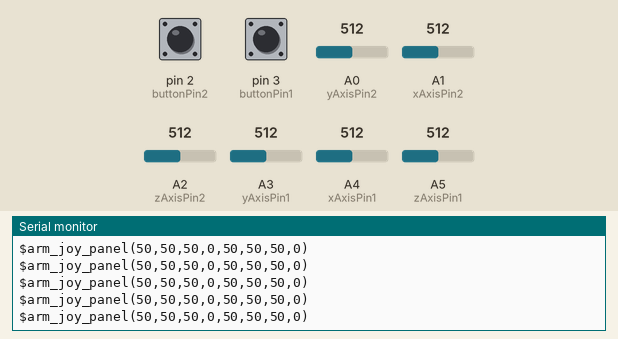
This sketch was run on a simulated Arduino Uno, built with avr-gcc and run on an emulated ATmega328P. Parts: the last lines printed to the serial monitor. The inputs (shaded band) are chosen by the test bench; at power-on: A0 (yAxisPin2) = 512, A1 (xAxisPin2) = 512, A2 (zAxisPin2) = 512, pin 2 (buttonPin2) HIGH, pin 3 (buttonPin1) HIGH, A3 (yAxisPin1) = 512, A4 (xAxisPin1) = 512, A5 (zAxisPin1) = 512.

Above: at 1.2 s.
1.3 s: A0 (yAxisPin2) set to 87
At 2.2 s:
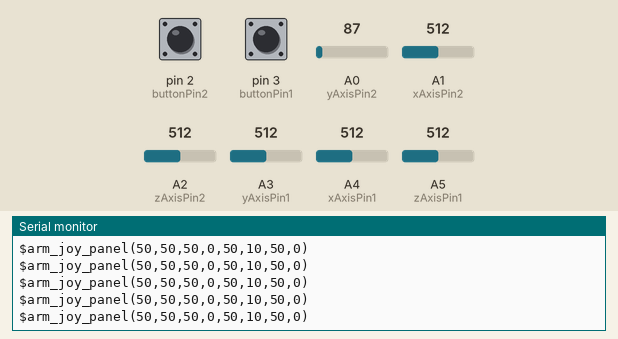
4.3 s: A0 (yAxisPin2) set to 77
At 5.4 s:
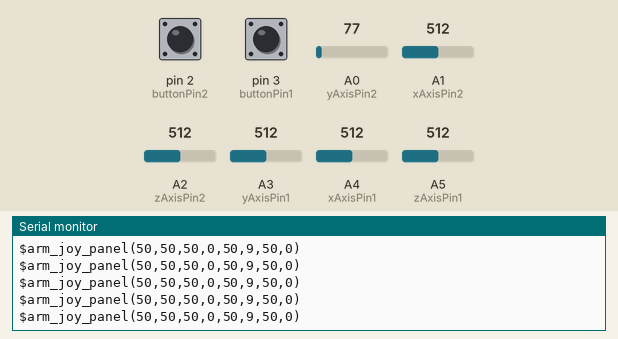
7.3 s: A1 (xAxisPin2) set to 90
At 8.3 s:
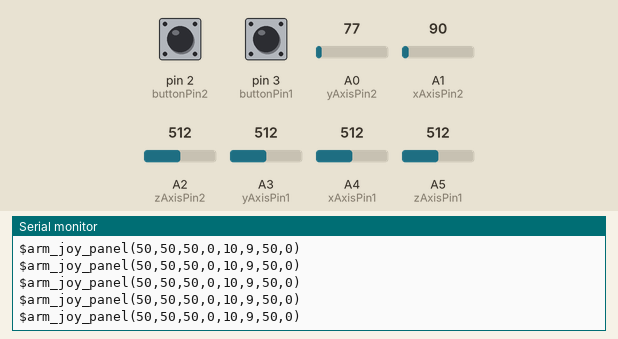
10.3 s: A1 (xAxisPin2) set to 77
At 11.0 s:
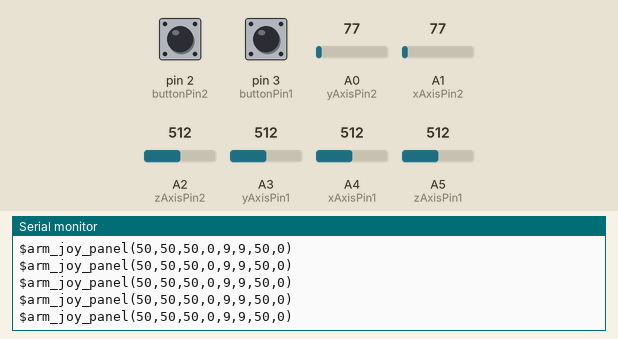
11.8 s: A2 (zAxisPin2) set to 89
At 12.3 s:
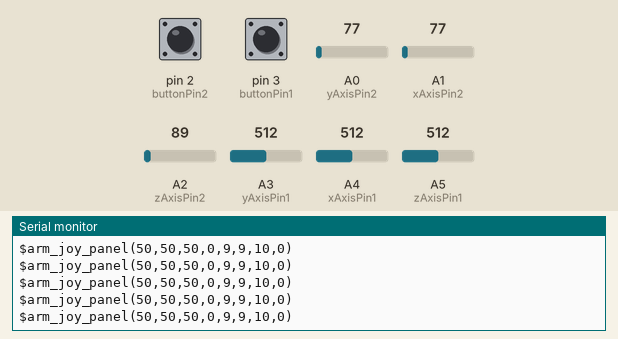
14.8 s: A2 (zAxisPin2) set to 75
At 15.6 s:
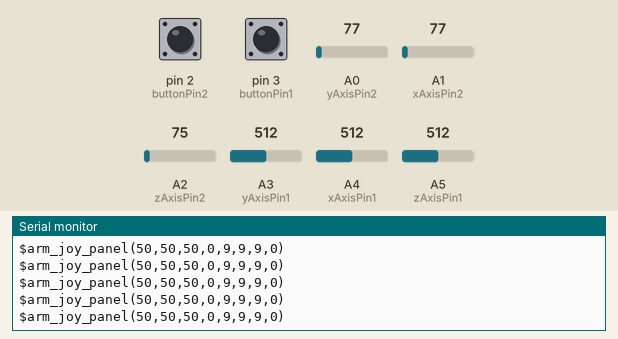
Timing chart, 0 to 17.8 s (numbered marks = the images above; inputs shaded):
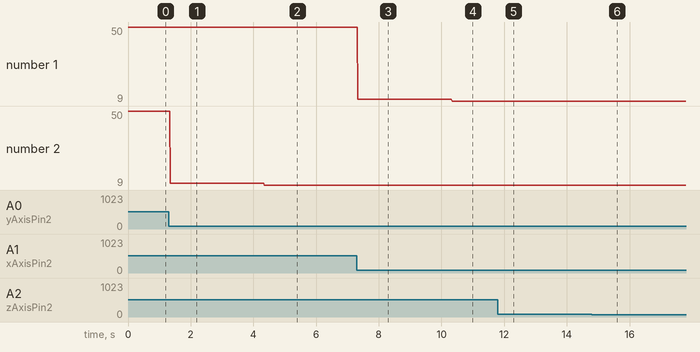

The sketch:

arm_joystick_panel.ino
```cpp
//Joystick right Pins
const int xAxisPin2 = A1;
const int yAxisPin2 = A0;
const int zAxisPin2 = A2;
const int buttonPin2 = 2;

//Joystick left Pins
const int xAxisPin1 = A4;
const int yAxisPin1 = A3;
const int zAxisPin1 = A5;
const int buttonPin1 = 3;

const int centerValue = 512; // Analog midpoint
const int deadZoneMin = 440; // Lower dead zone threshold
const int deadZoneMax = 583; // Upper dead zone threshold
const int minAnalog = 0;     // Min Analog value
const int maxAnalog = 1023;  // Max Analog value

//#define minAnalogZ 0
//#define maxAnalogZ 600

#define RATE_HZ 100

//#define TEST //Uncomment to print raw values instead of adj values

long interval_ms = 99;
long last_time = 0;
long current_time = 0;
void setup() {
  pinMode(buttonPin1, INPUT_PULLUP);
  pinMode(buttonPin2, INPUT_PULLUP);
  Serial.begin(19200);
  interval_ms = 1/RATE_HZ * 1000; //interval in ms

}

void loop() {
  current_time = millis();
  if(current_time - last_time > interval_ms){
      last_time = millis();


  //Read raw values
  int rawX1 = analogRead(xAxisPin1);
  int rawY1 = analogRead(yAxisPin1);
  int rawZ1 = analogRead(zAxisPin1);
  int buttonState1 = digitalRead(buttonPin1);

  int rawX2 = analogRead(xAxisPin2);
  int rawY2 = analogRead(yAxisPin2);
  int rawZ2 = analogRead(zAxisPin2);
  int buttonState2 = digitalRead(buttonPin2);

#ifdef TEST
Serial.print("TESING: ");
  // Print joystick values with adjusted dead zone
  Serial.print(rawX1);
  Serial.print(",");
  Serial.print(rawY1);
  Serial.print(",");
  Serial.print(rawZ1);
  Serial.print(",");
  Serial.print(buttonState1 == LOW ? "1" : "0");

  Serial.print(",");
  Serial.print(rawX2);
  Serial.print(",");
  Serial.print(rawY2);
  Serial.print(",");
  Serial.print(rawZ2);
  Serial.print(",");
  Serial.print(buttonState2 == LOW ? "1" : "0");
  Serial.println(")");

#else
  int adjX1 = mapJoystickToPercentage(rawX1);
  int adjY1 = mapJoystickToPercentage(rawY1);
  int adjZ1 = mapJoystickToPercentage(rawZ1);

  int adjX2 = mapJoystickToPercentage(rawX2);
  int adjY2 = mapJoystickToPercentage(rawY2);
  int adjZ2 = mapJoystickToPercentage(rawZ2);


  // Print joystick values with adjusted dead zone
  Serial.print("$arm_joy_panel(");
  Serial.print(adjX1, DEC);
  Serial.print(",");
  Serial.print(adjY1);
  Serial.print(",");
  Serial.print(adjZ1);
  Serial.print(",");
  Serial.print(buttonState1 == LOW ? "1" : "0");

  Serial.print(",");
  Serial.print(adjX2, DEC);
  Serial.print(",");
  Serial.print(adjY2);
  Serial.print(",");
  Serial.print(adjZ2);
  Serial.print(",");
  Serial.print(buttonState2 == LOW ? "1" : "0");
  Serial.println(")");

#endif
  // Function to map values to 1-100 percentage with deadzone
  }else{
   delay(10); //delay not really needed but eh
  }

}

// Function to scale joystick input to 1-100 with deadzone
int mapJoystickToPercentage(int rawValue) {
  if (rawValue >= deadZoneMin && rawValue <= deadZoneMax) {
    return 50; // Keep the dead zone at 50%
  }
  else if (rawValue < deadZoneMin) {
    return map(rawValue, minAnalog, deadZoneMin - 1, 1, 49); // Scale below dead zone
  }
  else {
    return map(rawValue, deadZoneMax + 1, maxAnalog, 51, 100); // Scale above dead zone
  }
}
```

Measured:
- after the input at 1.3 s, the serial monitor: prints a new line after 0.05 s (image 1)
- after the input at 4.3 s, the serial monitor: prints a new line after 0.05 s (image 2)
- after the input at 7.3 s, the serial monitor: prints a new line at once (image 3)
- after the input at 10.3 s, the serial monitor: prints a new line at once (image 4)
- after the input at 11.8 s, the serial monitor: prints a new line at once (image 5)
- after the input at 14.8 s, the serial monitor: prints a new line at once (image 6)
- plotted number 2: 50 → 10 after the input at 1.3 s, 10 → 9 after the input at 4.3 s
